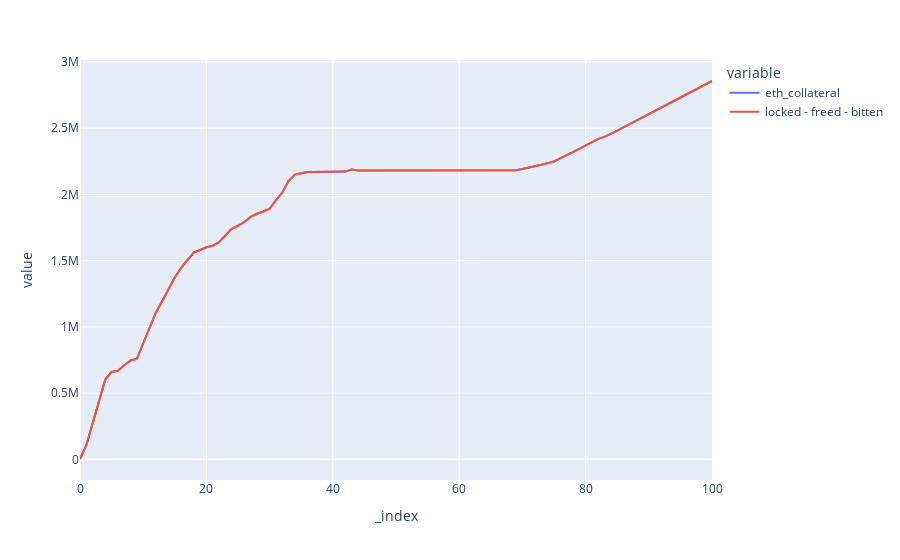

Notebook code for this chart:
### Markdown cell above
## Historical system ETH collateral vs. model

### Code cell
simulation_result['locked - freed - bitten'] = simulation_result['eth_locked'] - simulation_result['eth_freed'] - simulation_result['eth_bitten']
simulation_result.plot(y=['eth_collateral', 'locked - freed - bitten']) #'Q'
